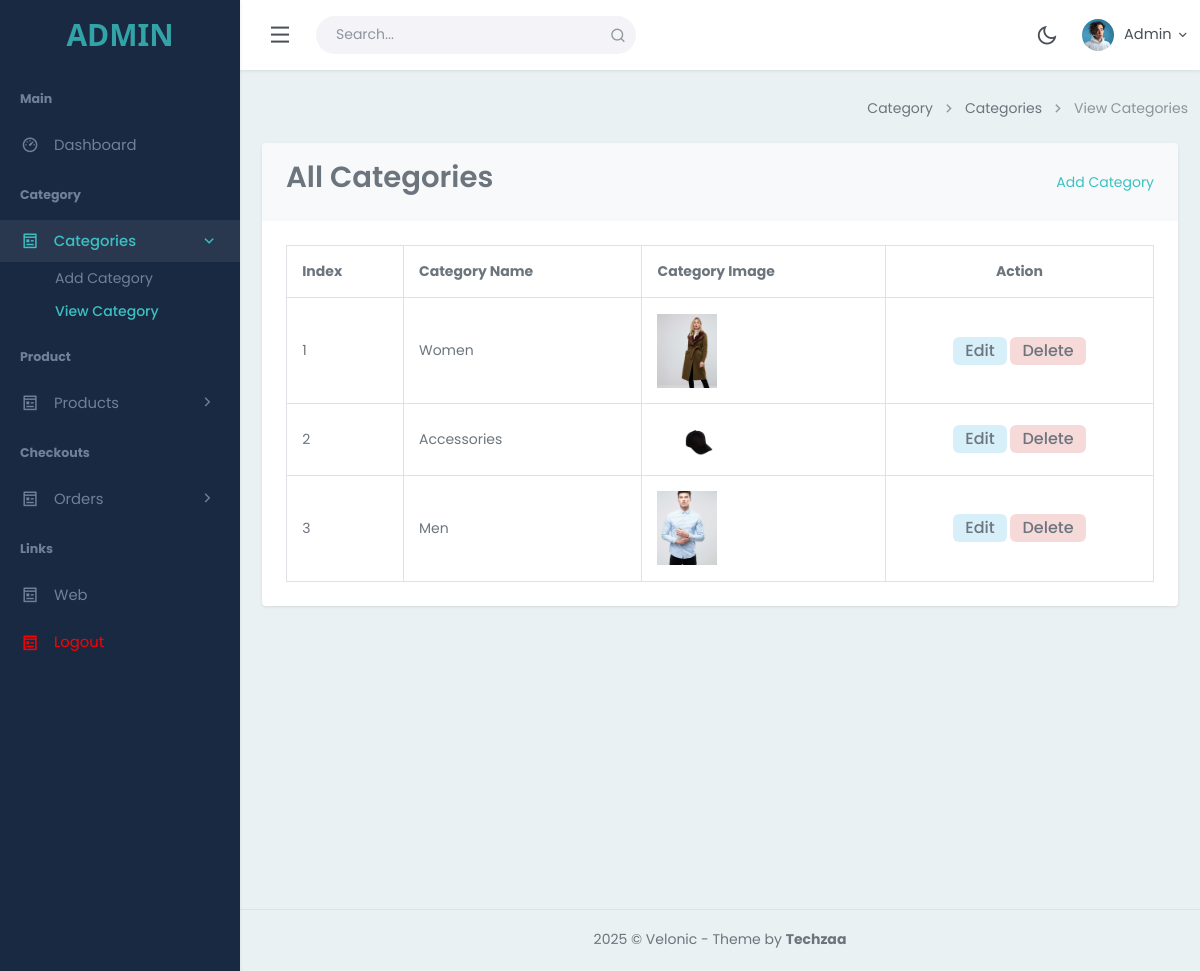
The app's page /admin/view_categories.php (signed in) with its own data.
### tables this page shows
CREATE TABLE `categories` (
  `category_id` int(11) NOT NULL,
  `category_name` varchar(256) NOT NULL,
  `category_image` varchar(256) NOT NULL
);

### admin/view_categories.php (the view, shortened to what this page needs)
<?php
include("./base/header.php");
?>
<div class="content-page">
    <div class="content">
        <div class="row">
            <div class="col-12">
                <div class="page-title-box">
                    <div class="page-title-right">
                        <ol class="breadcrumb m-0">
                            <li class="breadcrumb-item"><a href="javascript: void(0);">Category</a></li>
                            <li class="breadcrumb-item"><a href="javascript: void(0);">Categories</a></li>
                            <li class="breadcrumb-item active">View Categories</li>
                        </ol>
                    </div>
                </div>
            </div>
        </div>
        <div class="container-fluid">
            <div class="card">
                <div class="card-header d-flex justify-content-between align-items-center">
                    <h2>All Categories</h2>
                    <a href="add_category.php">Add Category</a>
                </div>
                <div class="card-body">
                    <div class="table-responsive-sm">
                        <table class="table table-bordered table-centered mb-0">
                            <thead>
                                <tr>
                                    <th>Index</th>
                                    <th>Category Name</th>
                                    <th>Category Image</th>
                                    <th class="text-center">Action</th>
                                </tr>
                            </thead>
                            <tbody>
                                <?php
                                    $index = 1;
                                    $editingId = $_GET['editingId'] ?? null;
                                    $select_query = "SELECT * FROM categories";
                                    $execute = mysqli_query($connection, $select_query);
                                    while ($fetch = mysqli_fetch_array($execute)) {
                                        $category_id = $fetch['category_id'];
                                        if ($editingId == $category_id) {
                                    ?>
                                <tr>
                                    <form method="POST" enctype="multipart/form-data">
                                        <td><?php echo $index++; ?></td>
                                        <td>
                                            <input type="text" name="update_name"
                                                value="<?php echo $fetch['category_name']; ?>" class="form-control"
                                                required>
                                        </td>
                                        <td>
                                            <input type="file" name="update_image" class="form-control">
                                            <img src="./uploads/<?php echo $fetch['category_image']; ?>" width="60"
                                                class="mt-1">
                                        </td>
                                        <td class="text-center">
                                            <input type="hidden" name="update_id" value="<?php echo $category_id; ?>">
                                            <button type="submit" name="update_category"
                                                class="btn btn-sm bg-success-subtle text-success">Save</button>
                                            <a href="view_categories.php" class="btn btn-sm bg-danger-subtle text-danger">Cancel</a>
                                        </td>
                                    </form>
                                </tr>
                                <?php
                                        } else {
                                    ?>
                                <tr>
                                    <td><?php echo $index++; ?></td>
                                    <td><?php echo $fetch['category_name']; ?></td>
                                    <td>
                                        <img src="./uploads/<?php echo $fetch['category_image']; ?>" width="60">
                                    </td>
                                    <td class="text-center">
                                        <a href="?editingId=<?php echo $fetch['category_id']; ?>" class="text-reset fs-16 px-2 py-1 badge bg-info-subtle text-info">
                                             Edit
                                        </a>
                                        <a href="?delete_category=<?php echo $category_id; ?>"
                                            class="text-reset fs-16 px-2 py-1 badge bg-danger-subtle text-danger">
                                             Delete
                                        </a>
                                    </td>
                                </tr>
                                <?php
    }
}
?>
                            </tbody>
                        </table>
                    </div>
                </div>
            </div>
        </div>
    </div>
    <?php
    include("./base/footer.php");
    ?>

### admin/base/header.php (style rules this page uses)
* { font-family: "Poppins", sans-serif; }

### records on screen
categories: category_name "Women", category_image (picture)
categories: category_name "Accessories", category_image (picture)
categories: category_name "Men", category_image (picture)

### other values on screen
$_SESSION['admin_name'] "Admin"
